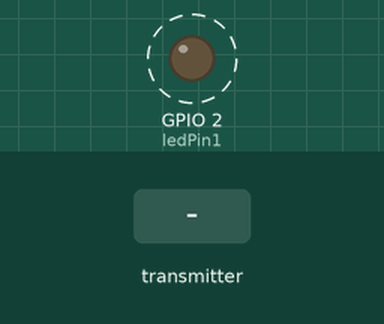
Bench run of a sketch on a simulated ESP32. Shown: output pins drawn as LEDs (lit = HIGH). Dashed ring = blinking. Inputs (shaded band) come from the test bench. Random numbers use the default seed unless the sketch sets one; what the sketch prints to the serial monitor is not drawn.

Above: at 1.26 s.
1.3 s: the transmitter starts sending time = 0
Timing chart, 0 to 10.3 s (numbered marks = the images above; inputs shaded):
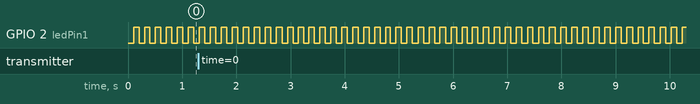

Measured:
- by itself, GPIO 2 (ledPin1): alternates HIGH for 0.10 s and LOW for 0.10 s

The sketch:

sender.ino
```cpp
#include "headers.h"


// receiver's mac address
// uint8_t broadcastAddress[] = {0x3C, 0x61, 0x05, 0x3D, 0xD3, 0xD8};
// uint8_t broadcastAddress[] = {0xf0, 0x08, 0xd1, 0xd4, 0x56, 0x14};
// uint8_t broadcastAddress[] = {0x3C, 0x61, 0x05, 0x30, 0xa0, 0x90};
uint8_t broadcastAddress[] = {0xa4, 0xcf, 0x12, 0x04, 0xe3, 0xe4};
int mcuID = 1; // id goes from 0 to 5

// initializing time

const int packetSize = 10; // amount of sensor readings being sent within each packet
// transfer rate = packetSize*10 (ms) - 100ms (current)
// transfer rate = 1/(packetSize*10/1000) (Hz) - 10Hz (current)
// keep in mind this still sends data equivalent to 100Hz

// Must match the sender structure
typedef struct struct_message
{
  int id;
  unsigned long int time;
  float accelx[packetSize];
  float accely[packetSize];
  float accelz[packetSize];
  float gyrox[packetSize];
  float gyroy[packetSize];
  float gyroz[packetSize];
} struct_message;

// Create a struct_message called myData
struct_message myData;

// Create peer interface
esp_now_peer_info_t peerInfo;

typedef struct struct_signal
{
  int time;
} struct_signal;

struct_signal resetSig;

// defining the sample rate for every sensor reading
unsigned long long cm = 0;
unsigned long long pm = 0;
int interval = 10; // 10 ms interval for 100 hz
int counter = 0;   // variable to sequentially store packets as fixed packet sizes
unsigned long long prevTime=0;

unsigned long long cm2 = 0;
unsigned long long pm2 = 0;
int interval2 = 10; // 10 ms interval for 100 hz
int counter2 = 0;
int reset1 = 0; // 0 = waiting for signal, 1 = signal received

// initializing status led
int ledPin1 = 2;
int ledStatus1 = false;

// function to toggle LED pin 2
void toggleLED()
{
  if (ledStatus1 == true)
  {
    ledStatus1 = false;
  }
  else
  {
    ledStatus1 = true;
  }
  digitalWrite(ledPin1, ledStatus1);
}

// callback when data is sent
void OnDataSent(const uint8_t *mac_addr, esp_now_send_status_t status)
{
  Serial.print("\r\nLast Packet Send Status:\t");

  if (status == ESP_NOW_SEND_SUCCESS)
  {
    Serial.println("Delivery Success");
    toggleLED();
  }
  else
  {
    // turning off LED
    Serial.println("Delivery Fail");
    ledStatus1 = false;
    digitalWrite(ledPin1, ledStatus1);
  }

  // Serial.println(status == ESP_NOW_SEND_SUCCESS ? "Delivery Success" : "Delivery Fail");
}
void OnDataRecv(const uint8_t *mac, const uint8_t *incomingData, int len)
{
  memcpy(&resetSig, incomingData, sizeof(resetSig));
  Serial.print("Bytes received: ");
  Serial.println(len);
  Serial.print("time ");
  Serial.println(resetSig.time);

    prevTime = millis();
    pm=0;

}

//********************************************************************************************
// LSM6DS3 myIMU; //Default constructor is I2C, addr 0x6B
//********************************************************************************************

void setup()
{
  //********************************************************************************************
  // myIMU.settings.gyroEnabled = 1;  //Can be 0 or 1
  // myIMU.settings.gyroRange = 2000;   //Max deg/s.  Can be: 125, 245, 500, 1000, 2000
  // myIMU.settings.gyroSampleRate = 1666;   //Hz.  Can be: 13, 26, 52, 104, 208, 416, 833, 1666
  // myIMU.settings.gyroBandWidth = 200;  //Hz.  Can be: 50, 100, 200, 400;
  // myIMU.settings.gyroFifoEnabled = 0;  //Set to include gyro in FIFO
  // myIMU.settings.gyroFifoDecimation = 1;  //set 1 for on /1

  // myIMU.settings.accelEnabled = 1;
  // myIMU.settings.accelRange = 16;      //Max G force readable.  Can be: 2, 4, 8, 16
  // myIMU.settings.accelSampleRate = 1666;  //Hz.  Can be: 13, 26, 52, 104, 208, 416, 833, 1666, 3332, 6664, 13330
  // myIMU.settings.accelBandWidth = 200;  //Hz.  Can be: 50, 100, 200, 400;
  // myIMU.settings.accelFifoEnabled = 0;  //Set to include accelerometer in the FIFO
  // myIMU.settings.accelFifoDecimation = 1;  //set 1 for on /1
  // myIMU.settings.tempEnabled = 1;

  //   //Non-basic mode settings
  // myIMU.settings.commMode = 1;

  // //FIFO control settings
  // myIMU.settings.fifoThreshold = 100;  //Can be 0 to 4096 (16 bit bytes)
  // myIMU.settings.fifoSampleRate = 50;  //Hz.  Can be: 10, 25, 50, 100, 200, 400, 800, 1600, 3300, 6600
  // myIMU.settings.fifoModeWord = 0;  //FIFO mode.
  // //FIFO mode.  Can be:
  // //  0 (Bypass mode, FIFO off)
  // //  1 (Stop when full)
  // //  3 (Continuous during trigger)
  // //  4 (Bypass until trigger)
  // //  6 (Continous mode)

  // //Call .begin() to configure the IMU
  // myIMU.begin();

  //********************************************************************************************

  // Init Serial Monitor
  Serial.begin(115200);
  // initialise status led
  pinMode(ledPin1, OUTPUT);

  // Set device as a Wi-Fi Station
  WiFi.mode(WIFI_STA);

  // Init ESP-NOW
  if (esp_now_init() != ESP_OK)
  {
    Serial.println("Error initializing ESP-NOW");
    return;
  }

  // Once ESPNow is successfully Init, we will register for Send CB to
  // get the status of Trasnmitted packet
  esp_now_register_send_cb(OnDataSent);

  // Register peer
  memcpy(peerInfo.peer_addr, broadcastAddress, 6);
  peerInfo.channel = 0;
  peerInfo.encrypt = false;

  // Add peer
  if (esp_now_add_peer(&peerInfo) != ESP_OK)
  {
    Serial.println("Failed to add peer");
    return;
  }

  esp_now_register_recv_cb(OnDataRecv);
}

//********************************************************************************************
float accelxVal()
{
  return (float)(rand());
}
float accelyVal()
{
  return (float)(rand());
}
float accelzVal()
{
  return (float)(rand());
}
float gyroxVal()
{
  return (float)(rand());
}
float gyroyVal()
{
  return (float)(rand());
}
float gyrozVal()
{
  return (float)(rand());
}
//********************************************************************************************


void sendingSensorData()
{
  if (counter == 0)
  {
    myData.time = pm;
  }

  if ((cm - pm) >= interval)
  {

    pm = cm;
    // update data
    myData.id = mcuID;

    //********************************************************************************************
    // myData.accelx[counter] = myIMU.readFloatAccelX();
    // myData.accely[counter] = myIMU.readFloatAccelY();
    // myData.accelz[counter] = myIMU.readFloatAccelZ();
    // myData.gyrox[counter] = myIMU.readFloatGyroX();
    // myData.gyroy[counter] = myIMU.readFloatGyroY();
    // myData.gyroz[counter] = myIMU.readFloatGyroZ();

    myData.accelx[counter] = accelxVal();
    myData.accely[counter] = accelyVal();
    myData.accelz[counter] = accelzVal();
    myData.gyrox[counter] = gyroxVal();
    myData.gyroy[counter] = gyroyVal();
    myData.gyroz[counter] = gyrozVal();
    //********************************************************************************************
    counter++; // incrementing counter within the loop signifying that an interval of 10 ms has passed
  }

  // send data via esp now
  if (counter >= packetSize)
  {
    counter = 0;
    // Send message via ESP-NOW
    esp_err_t result = esp_now_send(broadcastAddress, (uint8_t *)&myData, sizeof(myData));

    if (result == ESP_OK)
    {
     // Serial.println("Sent with success");
    }
    else
    {
     // Serial.println("Error sending the data");
    }
  }
}

void loop()
{
  cm = millis()- prevTime ;
  cm2 = millis();
  sendingSensorData();

}
```

headers.h
```cpp
#include <WiFi.h>
#include <WiFiClient.h>
#include <WiFiAP.h>
#include <esp_now.h>

#include "Wire.h"

//**************************************************
//#include "SPI.h"
//#include "SparkFunLSM6DS3.h"
//**************************************************
```
